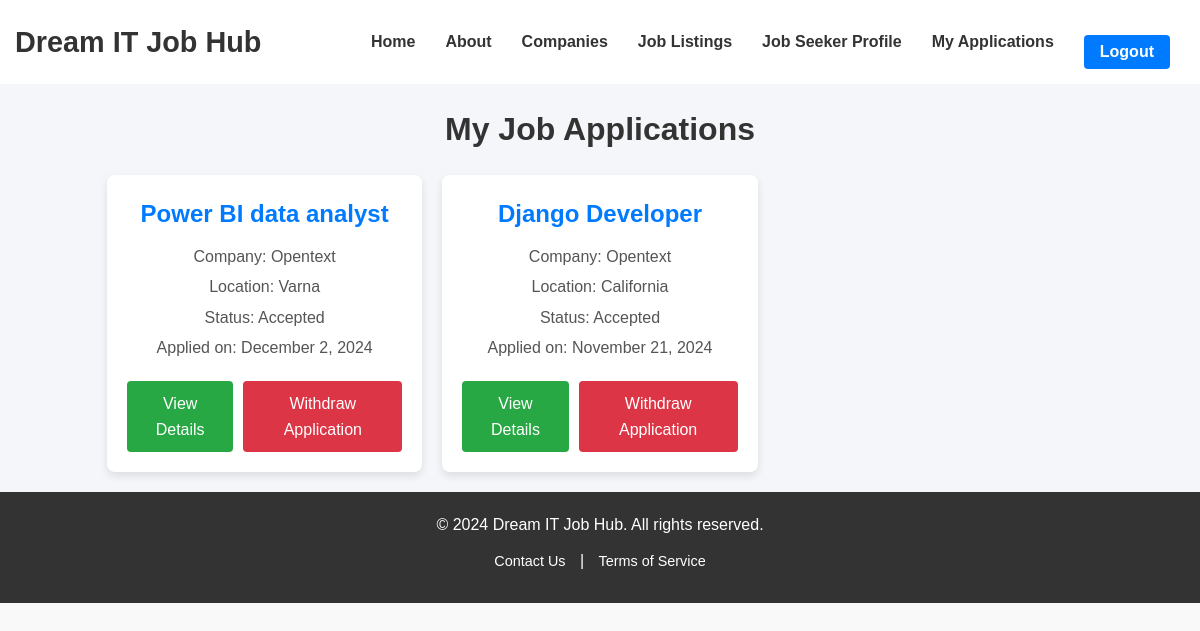
The page /applications/my-applications/ (signed in) on the database as committed earlier.
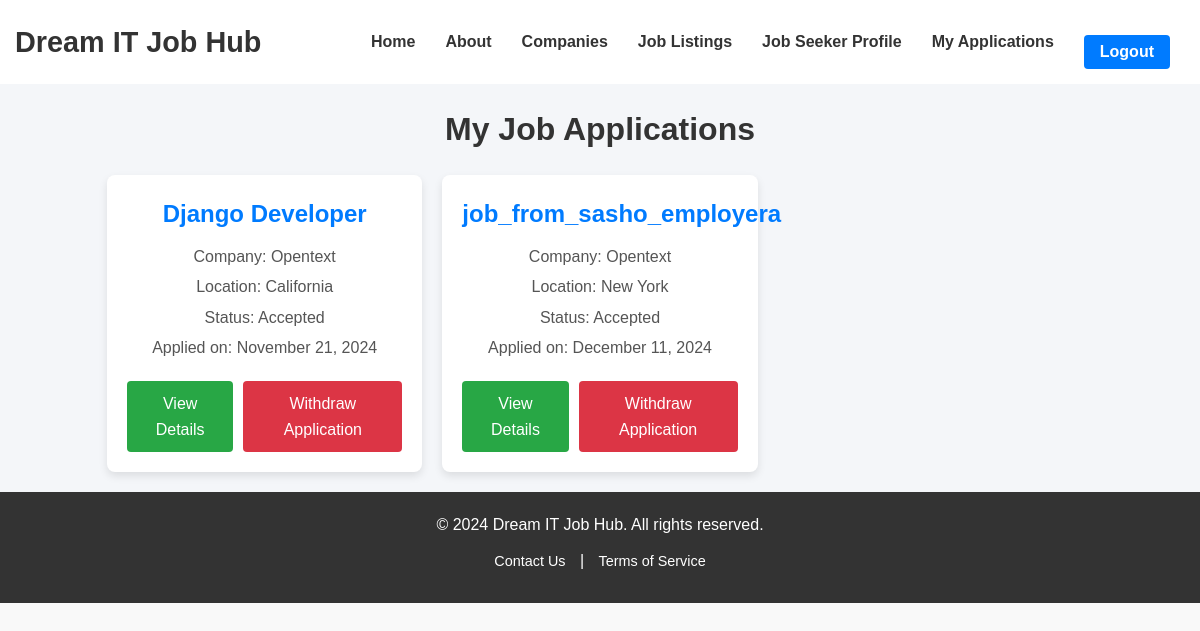
The same page on the database as committed later.
### JobPortalFinal/applications/models.py (models this page shows)
class Application(models.Model):
    STATUS_CHOICES = (
        ('Accepted', 'Accepted'),
        ('Rejected', 'Rejected'),
        ('Pending', 'Pending'),
    )
    status = models.CharField(max_length=20, choices=STATUS_CHOICES,default='Pending')
    application_date = models.DateTimeField(auto_now_add=True)
    applicant = models.ForeignKey(CustomUser, on_delete=models.CASCADE, related_name='applications')
    job = models.ForeignKey(Job, on_delete=models.CASCADE, related_name='applications')
    resume = models.FileField(upload_to='resumes/', blank=True, null=True)
    skills = models.TextField(blank=True, null=True)
    class Meta:
        unique_together = (('applicant', 'job'),)

### JobPortalFinal/jobs/models.py (models this page shows)
class Job(models.Model):
    CHOICE_CATEGORIES = (
        ('Data Analysis', 'Data Analysis'),
        ('Engineering ', 'Engineering '),
        ('Software Development', 'Software Development'),
        ('Product Management', 'Product Management'),
        ('System Administration', 'System Administration'),
        ('Other', 'Other'),
    )
    title = models.CharField(max_length=100)
    category = models.CharField(choices=CHOICE_CATEGORIES, max_length=100)
    description = models.TextField()
    location = models.CharField(max_length=100)
    salary = models.PositiveIntegerField()
    posted_date = models.DateTimeField(auto_now_add=True)
    company = models.ForeignKey(Company, on_delete=models.CASCADE, related_name='jobs')
    posted_by = models.ForeignKey(CustomUser, on_delete=models.CASCADE, related_name='posted_jobs')

### JobPortalFinal/companies/models.py (models this page shows)
class Company(models.Model):
    name = models.CharField(max_length=100)
    description = models.TextField()
    website = models.URLField(blank=True, null=True)
    logo = models.ImageField(upload_to='company_logos/', blank=True, null=True)
    location = models.CharField(max_length=255, blank=True, null=True)
    created_by = models.ForeignKey(CustomUser, on_delete=models.SET_NULL, blank=True, null=True, editable=False)
    def __str__(self):
        return self.name

### JobPortalFinal/applications/views.py (the view)
# urls.py: path('my-applications/', JobSeekerApplicationListView.as_view(), name='my applications'),
class JobSeekerApplicationListView(LoginRequiredMixin, ListView):
    model = Application
    template_name = 'applications/my-applications.html'
    def get_queryset(self):
        return Application.objects.filter(applicant=self.request.user)

### JobPortalFinal/users/models.py (called while the page is built)
    def is_seeker(self):
        return self.user_type == 1

### templates/applications/my-applications.html
{% extends 'base.html' %}
{% block content %}
    <div class="my-applications-page">
        <div class="container">
            <div class="header">
                <h1>My Job Applications</h1>
            </div>
            {% if object_list %}
                <div class="applications-list">
                    {% for application in object_list %}
                        <div class="application-item">
                            <div class="application-info">
                                <h3>{{ application.job.title }}</h3>
                                <p>Company: {{ application.job.company }}</p>
                                <p>Location: {{ application.job.location }}</p>
                                <p>Status: {{ application.get_status_display }}</p>
                                <p>Applied on: {{ application.application_date|date:"F j, Y" }}</p>
                            </div>
                            <div class="application-actions">
                                <a href="{% url 'view application' application.pk %}" class="btn view">View Details</a>
                                <a href="{% url 'withdraw application' application.pk %}" class="btn withdraw">Withdraw Application</a>
                            </div>
                        </div>
                    {% endfor %}
                </div>
            {% else %}
                <p>You have not applied to any jobs yet.</p>
            {% endif %}
        </div>
    </div>
{% endblock %}

Rows that differ between the two databases and show on the page:
removed Application: job "Power BI data analyst", job.company "Opentext", job.location "Varna", status "Accepted", application_date "December 2, 2024"
added Application: job "job_from_sasho_employera", job.company "Opentext", job.location "New York", status "Accepted", application_date "December 11, 2024"
